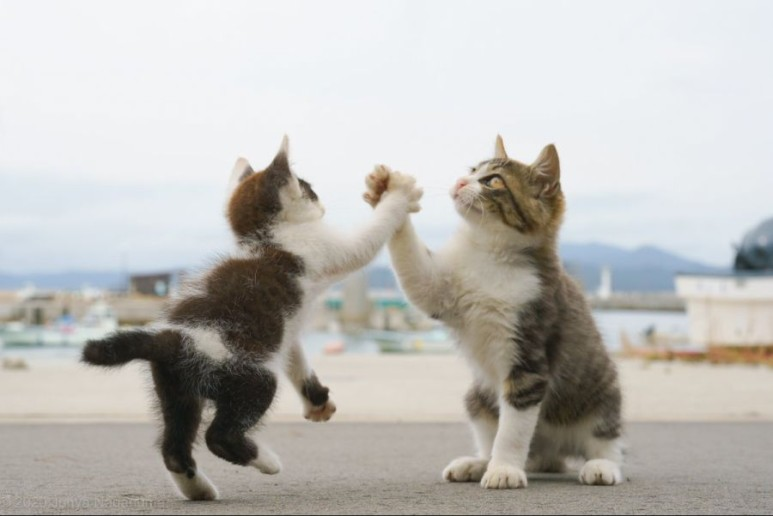
#> input picture img/img.jpeg, 773 x 516 px, found by its file name
$ python 7_img_transform.py
#> lines starting #> are read from the running program, lines starting #| are printed output that depends on the picture
import cv2
import numpy as np
from matplotlib import pyplot as plt

file_name = "arim/img/img.jpeg"
img = cv2.imread(file_name)
#> img is the input picture: shape (516, 773, 3); mean B, G, R 183.7, 187.5, 189.1
rows, cols = img.shape[:2]
#> rows = 516; cols = 773

pts1 = np.float32([[100,50], [200,50],[100,200]])
pts2 = np.float32([[80,70],[210,60],[250,120]])

mtrx=cv2.getAffineTransform(pts1, pts2)
dst=cv2.warpAffine(img, mtrx, (int(cols*1.5), rows))
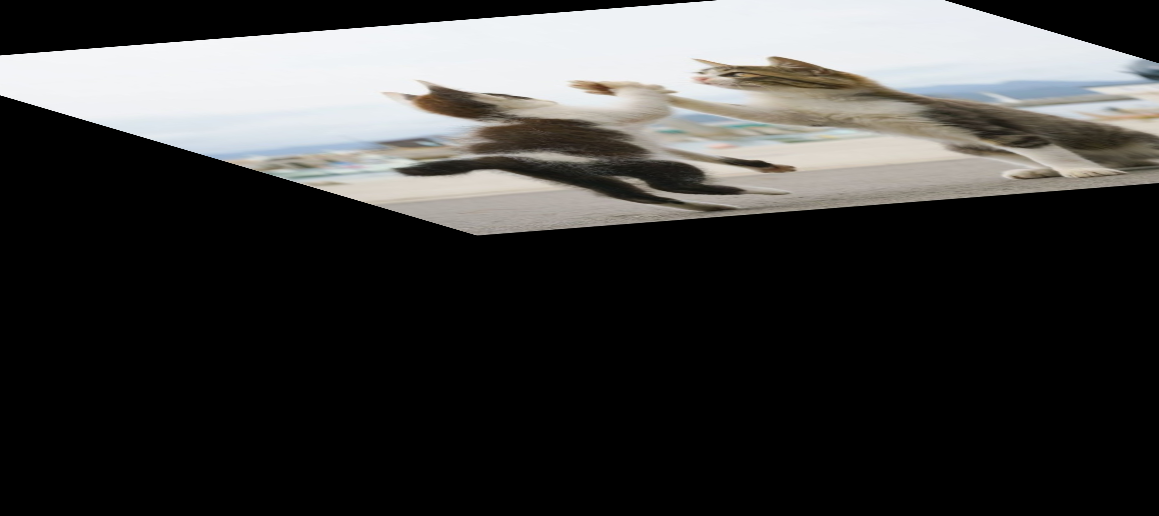
#> dst: shape (516, 1159, 3); mean B, G, R 60.3, 61.4, 61.8

cv2.imshow("origin", img)
cv2.imshow("affin", dst)
cv2.waitKey()
cv2.destroyAllWindows()
